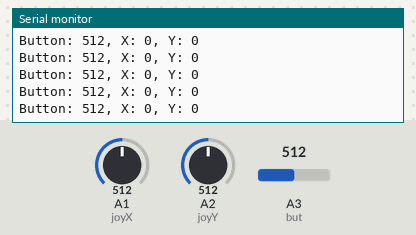
This sketch was run on a simulated Arduino Leonardo, built with avr-gcc and run on an emulated ATmega32U4. Parts: the last lines printed to the serial monitor. The test bench sets the inputs (shaded band); at power-on: A1 (joyX) = 512, A3 (but) = 512, A2 (joyY) = 512. USB keyboard and mouse output is not drawn.

Above: at 1.2 s.
1.3 s: A1 (joyX) set to 500
7.3 s: A3 (but) set to 11
At 7.9 s:
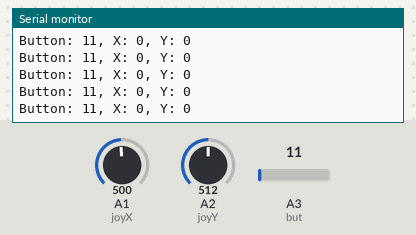
8.8 s: A3 (but) set to 8
At 9.6 s:
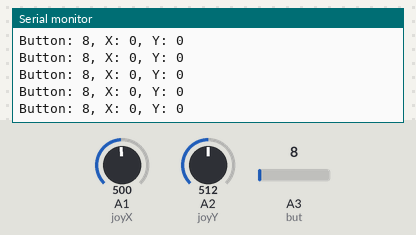
Timing chart, 0 to 11.8 s (numbered marks = the images above; inputs shaded):
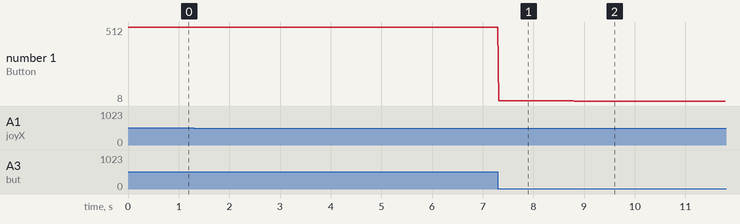

Measured:
- after the input at 7.3 s, the serial monitor: prints a new line at once (image 1)
- after the input at 8.8 s, the serial monitor: prints a new line at once (image 2)
- plotted number 1: 512 → 11 after the input at 7.3 s, 11 → 8 after the input at 8.8 s

The sketch:

joystickMouse.ino
```cpp
#include <Mouse.h>

#define reactionSpeed 20
#define movementSpeed 0.005
#define joyX 1
#define joyY 2
#define but 3

int isMousePressed = 0;

void setup() {
  Serial.begin(9600);
  Mouse.begin();
  pinMode(but, INPUT);
}

int getMovement(int base, int value) {
  double delta = base - (value / 10);
  double movementDirection = (delta < 0) ? -1.0 : 1.0;
  int movement = (int)(delta * delta * movementSpeed * movementDirection);
  return movement;
}

void loop() {
  int moveX = getMovement(51, analogRead(joyX));
  int moveY = getMovement(49, analogRead(joyY));
  int button = analogRead(but);

  Mouse.move(moveX, moveY, 0);

  if (isMousePressed && button > 0) {
    Mouse.release();
    isMousePressed = 0;
  } else
  if (!isMousePressed && button == 0) {
    Mouse.press();
    isMousePressed = 1;
  }

  Serial.print("Button: "); Serial.print(button); Serial.print(", X: "); Serial.print(moveX); Serial.print(", Y: "); Serial.println(moveY);

  delay(reactionSpeed);
}
```
